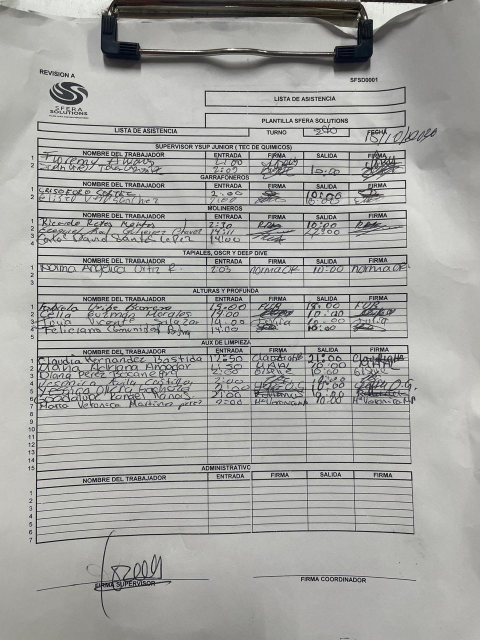
#> input picture planilla/sinprocesar/asistencia_sfera.jpeg, 960 x 1280 px (shown at 1/2 size)
$ python -i ocr_service.py   (imports and definitions only)
#> lines starting #> are read from the running program, lines starting #| are printed output that depends on the picture; after the words box and inside, x2 and y2 are one past the last pixel; in counts of white or black regions, pixels touching at a corner belong together
import logging
from pathlib import Path
from typing import Any, Dict, List

import cv2
import numpy as np
import pytesseract

logger = logging.getLogger(__name__)


class OCRService:
    """OCR auxiliar. No se usa como verdad absoluta: sirve como evidencia
    para calcular confianza y detectar discrepancias, porque Tesseract lee
    bien el texto impreso pero no la letra manuscrita."""

    def _to_gray(self, image: np.ndarray) -> np.ndarray:
        if image is None or image.size == 0:
            raise ValueError("Imagen vacía")
        if len(image.shape) == 2:
            return image
        return cv2.cvtColor(image, cv2.COLOR_BGR2GRAY)

    def preprocess_image(self, image_path: str) -> np.ndarray:
        img = cv2.imread(image_path)
#> img is the input picture: shape (1280, 960, 3); mean B, G, R 161.8, 164.5, 164.4
        if img is None:
            raise ValueError("No se pudo leer la imagen")
        return self.preprocess_array(img)

    def preprocess_array(self, image: np.ndarray) -> np.ndarray:
        gray = self._to_gray(image)
        # Aumentar resolución mejora mucho el OCR de texto impreso pequeño.
        scale = max(1.0, 1600 / gray.shape[1])
#> scale = 1.67
        if scale > 1.0:
            gray = cv2.resize(gray, None, fx=scale, fy=scale, interpolation=cv2.INTER_CUBIC)
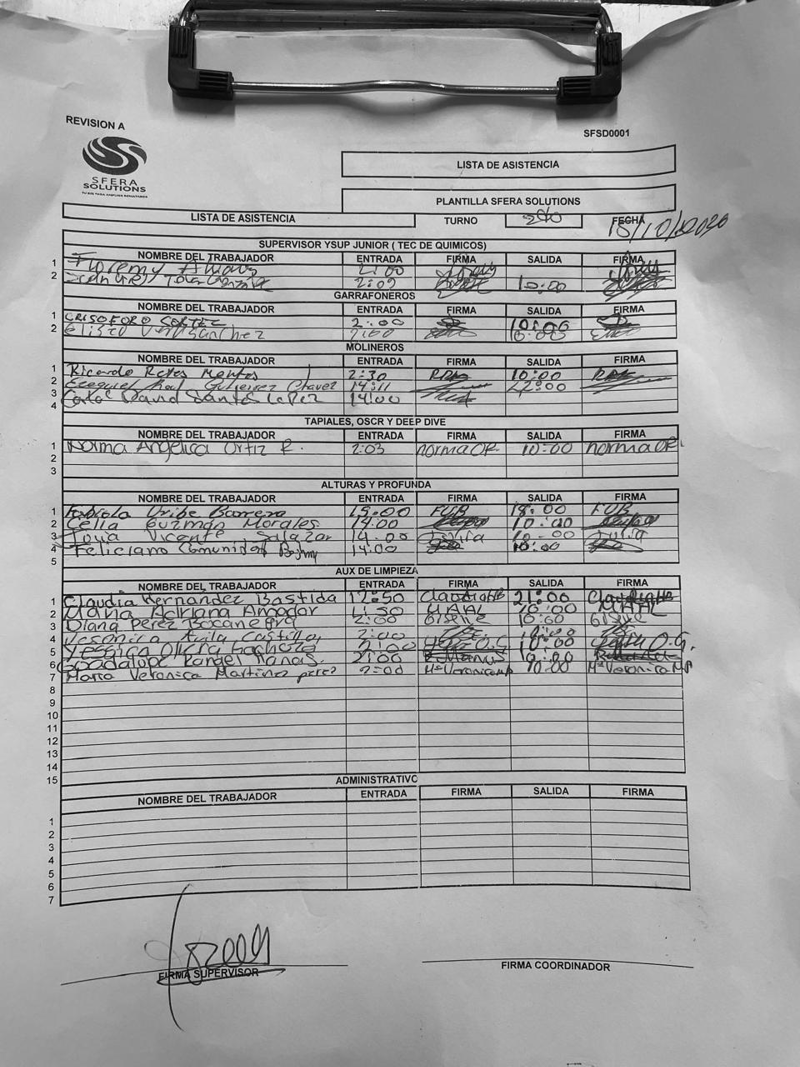
#> gray: shape (2133, 1600) (shown at 1/2 size); min 0, max 255, mean 164.2
        gray = cv2.fastNlMeansDenoising(gray, h=10)
        thresh = cv2.adaptiveThreshold(
            gray, 255, cv2.ADAPTIVE_THRESH_GAUSSIAN_C, cv2.THRESH_BINARY, 31, 15
        )
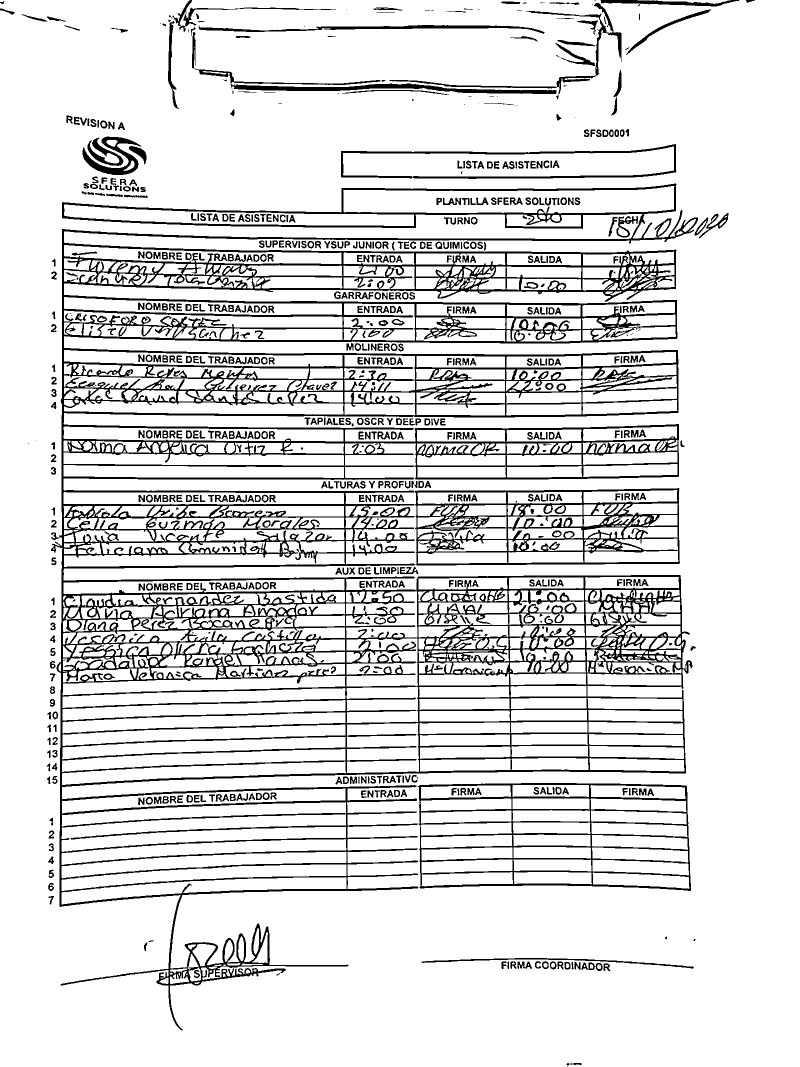
#> thresh: shape (2133, 1600) (shown at 1/2 size); 86.9% white; 775 black regions (109 under 20 px), largest, box (x1, y1, x2, y2) and area: (102, 367, 1396, 2061) 313858, (830, 976, 1360, 1131) 21578, (835, 1566, 1382, 1782) 18166
        return thresh

    def extract_raw_text(self, image_path: str) -> str:
        processed = self.preprocess_image(image_path)
        return self.extract_text_from_processed(processed)

    def extract_text_from_array(self, image: np.ndarray) -> str:
        processed = self.preprocess_array(image)
        return self.extract_text_from_processed(processed)

    # [53 lines left out: functions extract_text_from_processed, extract_with_boxes, extract_words_from_array, not called in this run]


ocr_service = OCRService()

>>> result = OCRService().preprocess_image('../../planilla/sinprocesar/asistencia_sfera.jpeg')
